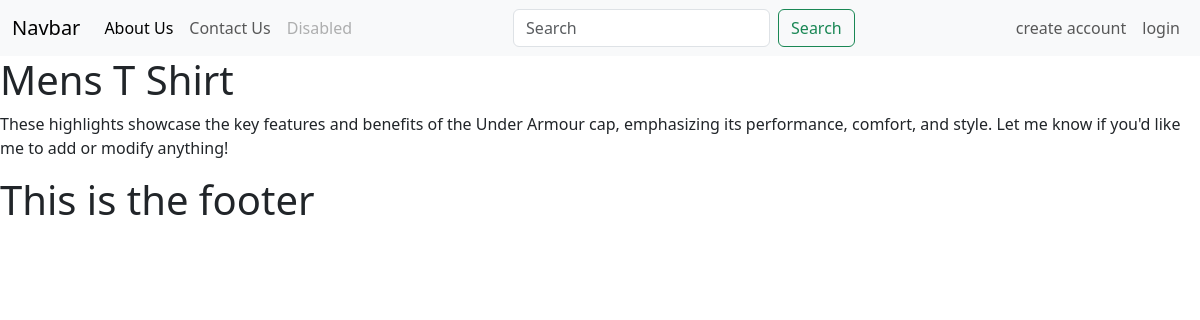
Screenshot of /products/7 with the database file from the repository.
### products/models.py (models this page shows)
class Products(models.Model):
    title = models.CharField(max_length=60)
    description = models.TextField()
    price = models.IntegerField()
    category = models.CharField(max_length=60)
    image = models.FileField(max_length=200, upload_to="products/", null=True)

### darimooch/views.py (the view)
# urls.py: path('products/<id>', views.productDetail, name='products'),
def productDetail(request, id):
    print(id)
    product = Products.objects.get(id__exact=id)
    print(product)
    data = {
        "product":product
    }
    return render(request, 'product.html', data)

### templates/product.html
{% include 'header.html' %}
<h1>{{product.title}}  </h1>
<p>{{product.description}}</p>
{% include 'footer.html' %}

### rows the page displays
Products: title "Mens T Shirt", description "These highlights showcase the key features and benefits of the Under Armour cap, emphasizing its performance, comfort, and style. Let me know if you'd like me to add or modify anything!"
